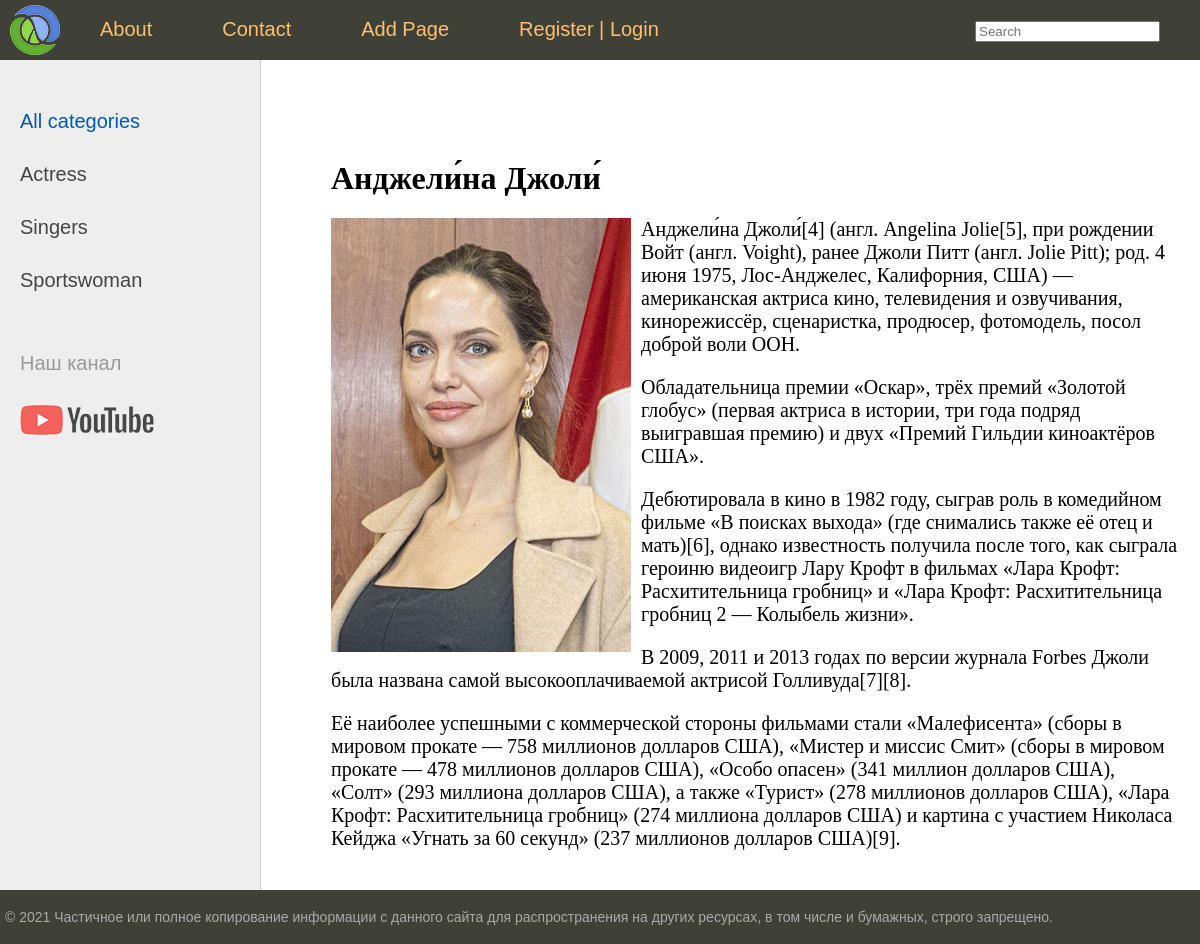
The app's page /post/andzhelina-dzholi/ with its own data.
### women/models.py (models this page shows, shortened)
class Category(models.Model):
    name = models.CharField(max_length=100, db_index=True)
    slug = models.SlugField(max_length=255, unique=True, db_index=True)
    def get_absolute_url(self):
        return reverse('category', kwargs={'cat_slug': self.slug})
    class Meta():
        verbose_name = 'Category'
        verbose_name_plural = 'Categories'
        ordering = ['id', 'name']

class Women(models.Model):
    title = models.CharField(max_length=255)
    slug = models.SlugField(max_length=255, unique=True, db_index=True)
    content = models.TextField(blank=True)
    photo = models.ImageField(upload_to='photos/%Y/%m/%d/')
    time_create = models.DateTimeField(auto_now_add=True)
    time_update = models.DateTimeField(auto_now=True)
    is_published = models.BooleanField(default=True)
    views = models.PositiveIntegerField(default=0)
    cat = models.ForeignKey('Category', on_delete=models.PROTECT)
    def __str__(self):
        return self.title
    class Meta():
        verbose_name = 'Popular Women'
        verbose_name_plural = 'Popular Women'
        ordering = ['-time_create', 'title']

### women/views.py (the view)
# urls.py: path('post/<slug:post_slug>/', ShowPost.as_view(), name='post'),
class ShowPost(DataMixin, DetailView):
    model = Women
    template_name = 'women/post.html'
    slug_url_kwarg = 'post_slug'
    context_object_name = 'post'
    def get(self, request, *args: any, **kwargs: any) -> HttpResponse:
        Women.objects.filter(slug=kwargs['post_slug']).update(views=F('views')+1)
        return super().get(request, *args, **kwargs)
    def get_context_data(self, *, object_list=None, **kwargs: any) -> dict[str, any]:
        context = super().get_context_data(**kwargs)
        c_def = self.get_user_context(title=context['post'])
        return {**context, **c_def}

### women/templatetags/women_tags.py (called while the page is built)
@register.inclusion_tag('women/list_categories.html')
def show_categories(sort=None, cat_selected=None):
    if not sort:
        cats = Category.objects.annotate(Count('women'))
    else:
        cats = Category.objects.annotate(Count('women')).order_by(sort)
    return {'cats': cats, 'cat_selected': cat_selected}

@register.inclusion_tag('women/list_menu.html')
def show_menu(request):
    menu = [{'title': 'About', 'url_name': 'about'},
        {'title': 'Contact', 'url_name': 'contact'},
        {'title': 'Add Page', 'url_name': 'add_page'},]
    return {'menu': menu, 'request': request}

### women/utils.py (called while the page is built)
    def get_user_context(self, **kwargs):
        context = kwargs
        cats = cache.get('cats')
        if not cats:
            cats = Category.objects.all()
            cache.set('cats', cats, 60)
        context['cats'] = cats
        context['request'] = self.request
        if 'cat_selected' not in context:
            context['cat_selected'] = 0
        return context

### women/templates/women/post.html
{% extends 'women/base.html' %}
{% block content %}
<h1>{{post.title}}</h1>
{% if post.photo %}
    <p><img src="{{post.photo.url}}" class="img-article-left"></p>
{% endif %}
{{post.content|linebreaks}}
{% endblock %}

### women/templates/women/list_categories.html
{% for c in cats %}
    {% if c.women__count > 0%}
        {% if c.pk == cat_selected %}
            <li class="selected">{{ c.name }}</li>
        {% else %}
            <li><a href="{{ c.get_absolute_url }}">{{ c.name }}</a></li>
        {%endif%}
    {%endif%}
{% endfor %}

### women/static/women/css/styles.css (style rules this page uses)
html, body { font-family: 'Arial'; margin: 0; padding: 0; height: 100%; width: 100%; color: #444; }
a { color: #0059b2; text-decoration: none; }
img { max-width: 600px; height: auto; }
img.img-article-left { max-width: 300px; height: auto; float: left; padding: 0 10px 10px 0; }
.left-chapters ul li { margin: 30px 0 0 0; color: #999; }
.left-chapters ul li a { color: #444; text-decoration: none; }
.content-text h1 { font-size: 32px; }

### records on screen
Category: name "Actress"
Category: name "Singers"
Category: name "Sportswoman"
Women: title "Анджели́на Джоли́", photo (picture), content "Анджели́на Джоли́[4] (англ. Angelina Jolie[5], при рождении Войт (англ. Voight), ранее Джоли Питт (англ. Jolie Pitt); род. 4 июня 1975, Лос-Анджелес, Калифорния, США) — американская актриса кино, телевидения и озвучивания, кинорежиссёр, сценаристка, продюсер, фотомодель, посол доброй воли ООН. Обладательница премии «Оскар», трёх премий «Золотой глобус» (первая актриса в истории, три года подряд выигравшая премию) и двух «Премий Гильдии киноактёров США». Дебютировала в кино в 1982 году, сыграв роль в комедийном фильме «В поисках выхода» (где снимались также её отец и мать)[6], однако известность получила после того, как сыграла героиню видеоигр Лару Крофт в фильмах «Лара Крофт:…"

### other values on screen
{{ m.title }} "About" "Contact"
{{ m.title }} "Add Page"
